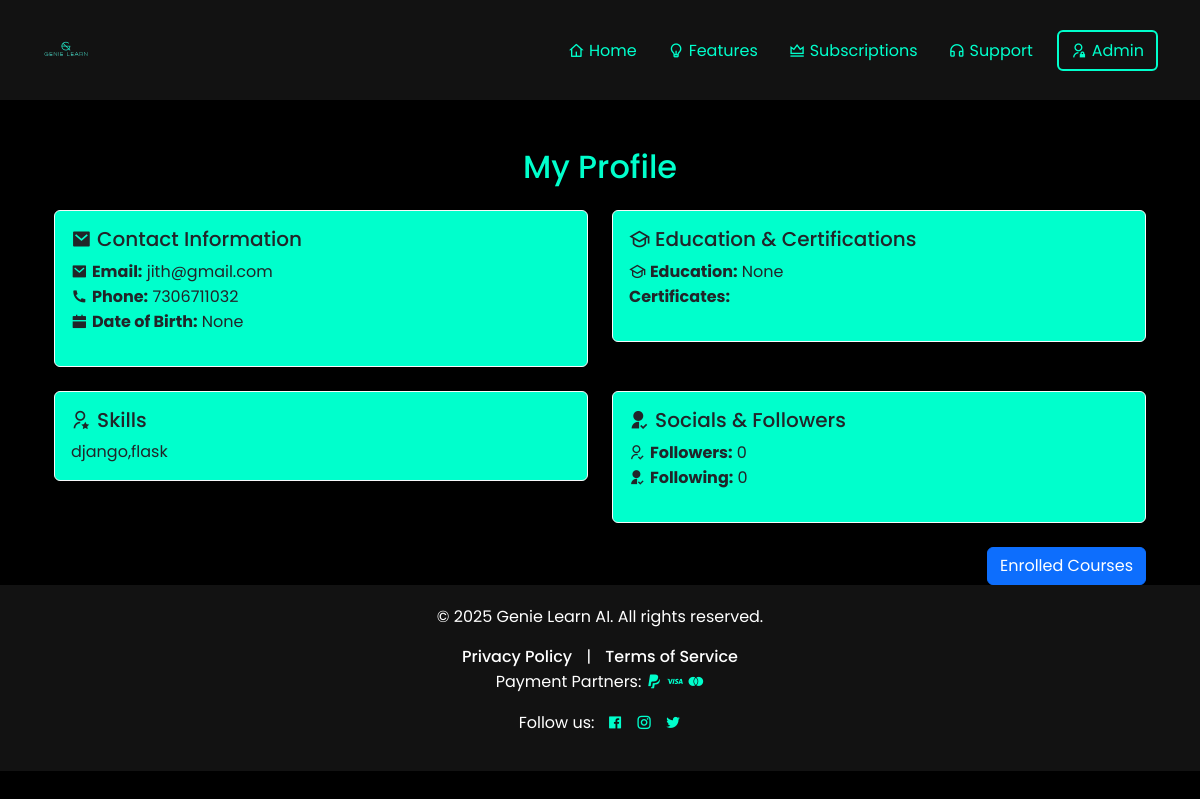
/user_app/profile/ (signed in), run on the app's committed database.
### user_app/models.py (models this page shows, shortened)
class User(AbstractBaseUser, PermissionsMixin):
    email = models.EmailField(unique=True)
    full_name = models.CharField(max_length=30, null=True, blank=True)
    educational_qualification = models.CharField(max_length=50, null=True, blank=True)
    certificates = models.TextField(null=True, blank=True)
    phone = models.CharField(max_length=20, unique=True, null=True, blank=True)
    is_email_verified = models.BooleanField(default=False)
    is_phone_verified = models.BooleanField(default=False)
    subscriptions_type = models.CharField(max_length=20, null=True, blank=True)
    registration_date = models.DateTimeField(auto_now_add=True, null=True, blank=True)
    last_login = models.DateTimeField(auto_now=True, null=True, blank=True)
    bio = models.TextField(null=True, blank=True)
    date_of_birth = models.DateField(null=True, blank=True)
    address = models.TextField(null=True, blank=True)
    website = models.URLField(null=True, blank=True)
    gender = models.CharField(max_length=20, null=True, blank=True)
    occupation = models.CharField(max_length=20, null=True, blank=True)
    skills = models.TextField(null=True, blank=True)
    sub_category = models.TextField(null=True, blank=True)
    certificate_file = models.FileField(upload_to="certificates/", null=True, blank=True)
    followers_count = models.PositiveIntegerField(default=0)
    following_count = models.PositiveIntegerField(default=0)
    is_active = models.BooleanField(default=True)
    is_staff = models.BooleanField(default=False)
    USERNAME_FIELD = 'email'
    REQUIRED_FIELDS = []
    objects = CustomUserManager()

### user_app/views.py (the view)
# urls.py: path('profile/', user_profile, name='user_profile'),
def user_profile(request):
    user = request.user
    profile = User.objects.get(email=user.email)
    context = {
        'profile': profile,
        'user': request.user,
    }
    return render(request, 'profile.html', context)

### user_app/templates/profile.html (shortened to what this page needs)
{% extends 'base.html' %}
{% load static %}
{% block content %}
<div class="container mt-5">
    <h2 class="text-center mb-4">My Profile</h2>
    <div class="row row-cols-1 row-cols-md-2 g-4">
        <div class="col">
            <div class="card shadow-sm border-light rounded" style="background-color: #00FFCC;">
                <div class="card-body">
                    <h5 class="card-title  text-dark"><i class="ri-mail-fill"></i> Contact Information</h5>
                    <ul class="list-unstyled text-dark">
                        <li><i class="ri-mail-fill"></i> <strong>Email:</strong> {{ profile.email }}</li>
                        <li><i class="ri-phone-fill"></i> <strong>Phone:</strong> {{ profile.phone }}</li>
                        <li><i class="ri-calendar-fill"></i> <strong>Date of Birth:</strong> {{ profile.date_of_birth }}</li>
                    </ul>
                </div>
            </div>
        </div>
        <div class="col">
            <div class="card shadow-sm border-light rounded" style="background-color: #00FFCC;">
                <div class="card-body">
                    <h5 class="card-title  text-dark"><i class="ri-graduation-cap-line"></i> Education & Certifications</h5>
                    <ul class="list-unstyled  text-dark">
                        <li><i class="ri-graduation-cap-line"></i> <strong>Education:</strong> {{ profile.educational_qualification }}</li>
                        <li> <strong>Certificates:</strong> {{ profile.certificates }}</li>
                    </ul>
                </div>
            </div>
        </div>
        <div class="col">
            <div class="card shadow-sm border-light rounded" style="background-color: #00FFCC;">
                <div class="card-body  text-dark">
                    <h5 class="card-title  text-dark"><i class="ri-user-star-line"></i> Skills</h5>
                    <p class="card-text">{{ profile.skills }}</p>
                </div>
            </div>
        </div>
        <div class="col">
            <div class="card shadow-sm border-light rounded" style="background-color: #00FFCC;">
                <div class="card-body">
                    <h5 class="card-title  text-dark"><i class="ri-user-follow-fill"></i> Socials & Followers</h5>
                    <ul class="list-unstyled  text-dark">
                        <li><i class="ri-user-follow-line"></i> <strong>Followers:</strong> {{ profile.followers_count }}</li>
                        <li><i class="ri-user-follow-fill"></i> <strong>Following:</strong> {{ profile.following_count }}</li>
                    </ul>
                </div>
            </div>
        </div>
    </div>
    <div class="text-end mt-4">
        <a href="#" class="btn btn-primary">Enrolled Courses</a>
    </div>
</div>
{% endblock %}

### templates/base.html (style rules this page uses)
body { background-color: black; color: white; font-family: 'Poppins', sans-serif; margin:0px; padding:0px; }
h2 { color:#00ffcc; }

### data on the page
User: email "jith@gmail.com", phone "7306711032", date_of_birth "None", educational_qualification "None", skills "django,flask", followers_count "0", following_count "0"
